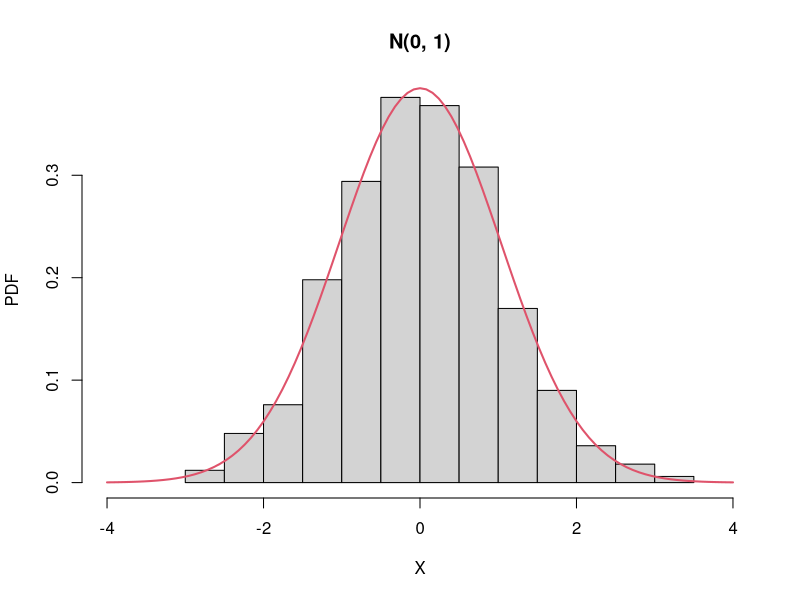
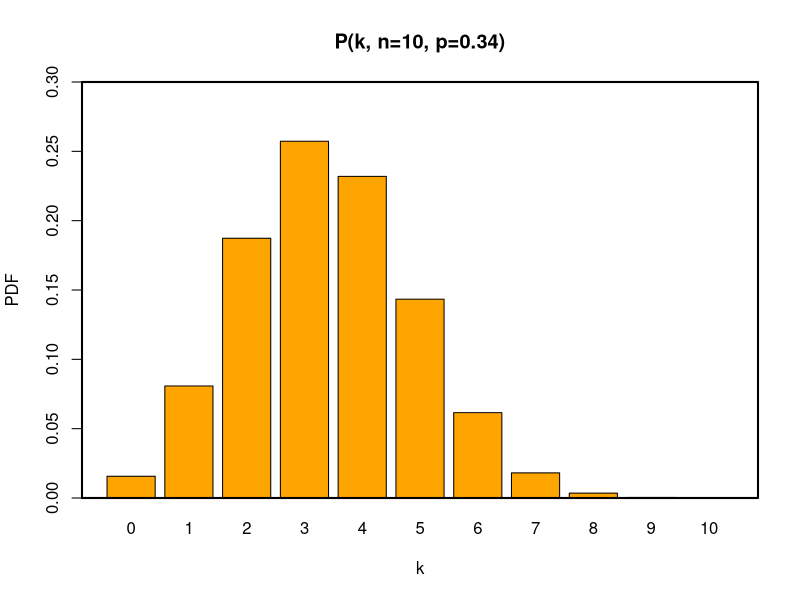
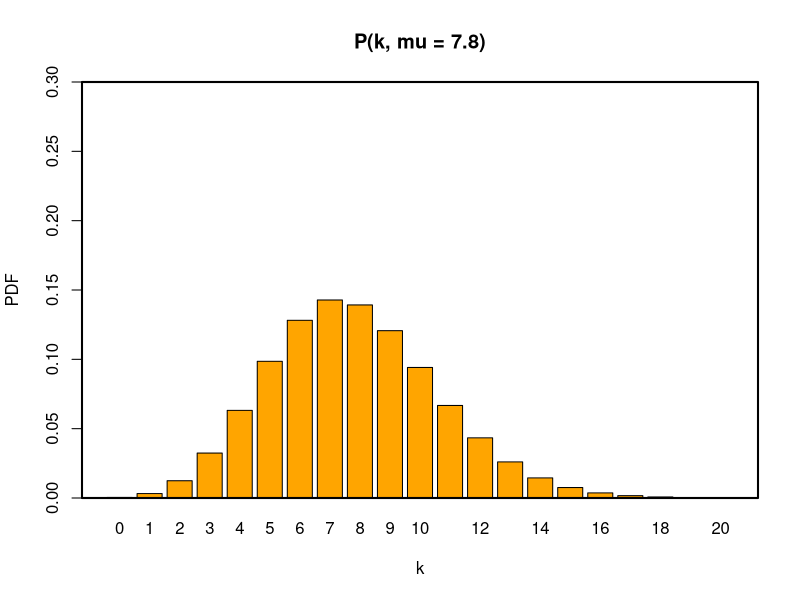

The R script that drew these images, in order:
## ---- chunk 1
rnorm1000 = rnorm(1000, 0, 1)
hist(rnorm1000, probability = TRUE, main = "N(0, 1)", xlab = "X", ylab = "PDF", xlim = c(-4, 4))
curve(dnorm(x, mean(rnorm1000), sd(rnorm1000)), add = T, lwd=2, col = 2)
#x <- seq(7, 11, len = 100)
#y <- dnorm(x, mean(dane), sd(dane))
#polygon(c(x[1], x, x[100]), c(0, y, 0), col = rgb(1,0,0,0.7), border = NA)
#curve(dnorm(x, mean(dane), sd(dane)), add=T, lwd=2)
## ---- chunk 2
barplot(dbinom(0:10, 10, 0.34), names=0:10, col="orange", 
        xlab = "k",
        ylab = "PDF",
        main = "P(k, n=10, p=0.34)",
        ylim = c(0, 0.3))
box(lwd = 2)

## ---- chunk 3
barplot(dpois(0:20, 7.8), names=0:20, col="orange", 
        xlab = "k",
        ylab = "PDF",
        main = "P(k, mu = 7.8)",
        ylim = c(0, 0.3))
box(lwd = 2)
